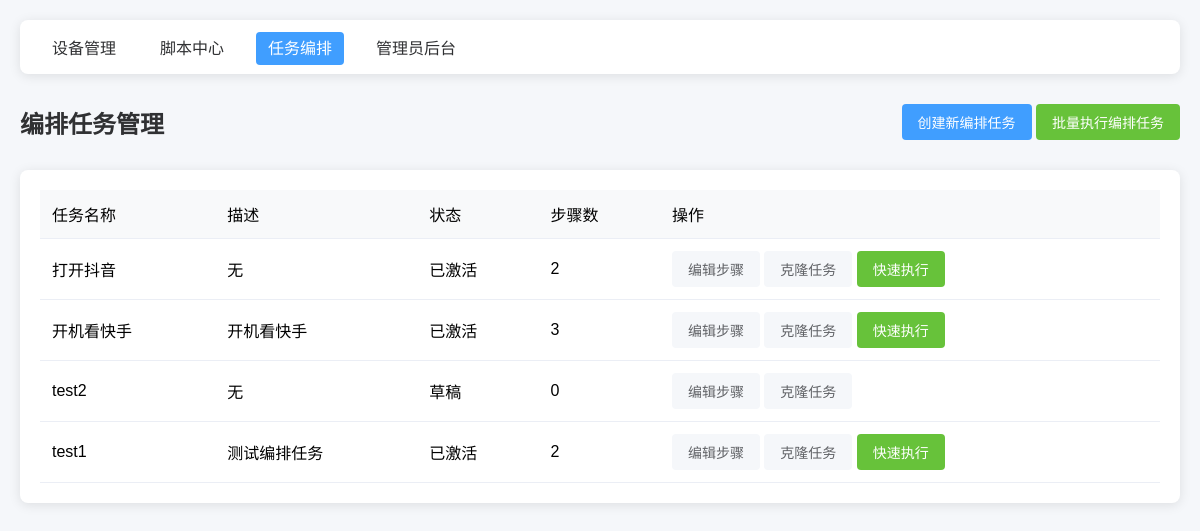
Page /task_orchestration/list/ on the earlier database version.
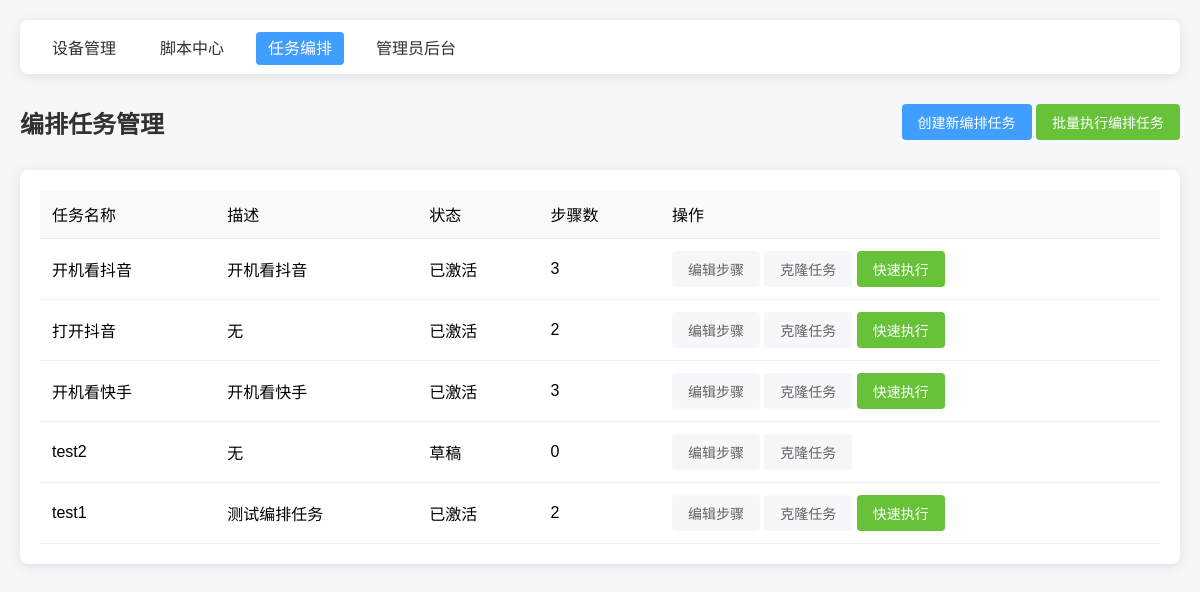
Same page on the later database version.
### task_orchestration/models.py (models this page shows, shortened)
class OrchestrationTask(models.Model):
    TASK_STATUS = (
        ("draft", "草稿"),
        ("active", "已激活"),
        ("disabled", "已禁用"),
    )
    name = models.CharField("编排任务名称", max_length=100, unique=True)
    description = models.TextField("描述", blank=True, null=True)
    status = models.CharField("状态", max_length=20, choices=TASK_STATUS, default="draft")
    create_time = models.DateTimeField("创建时间", default=timezone.now)
    update_time = models.DateTimeField("更新时间", auto_now=True)
    class Meta:
        verbose_name = "编排任务"
        verbose_name_plural = "编排任务管理"
        ordering = ["-create_time"]

### task_orchestration/views.py (the view)
# urls.py: path('list/', views.OrchestrationListView.as_view(), name='list'),
class OrchestrationListView(View):
    def get(self, request):
        tasks = OrchestrationTask.objects.all()
        return render(request, "task_orchestration/list.html", {
            "tasks": tasks,
            "page_title": "编排任务管理"
        })

### task_orchestration/templates/task_orchestration/list.html (shortened to what this page needs)
{% extends 'base.html' %}
{% load static %}
{% block page_header %}
    <div class="page-header">
        <h1>{{ page_title }}</h1>
        <div class="btn-group">
            <a href="{% url 'task_orchestration:create' %}" class="btn btn-primary">创建新编排任务</a>
            <a href="{% url 'task_orchestration:execute_orchestration' %}" class="btn btn-success">批量执行编排任务</a>
        </div>
    </div>
{% endblock %}
{% block content %}
    <div class="card">
        <table>
            <thead>
            <tr>
                <th>任务名称</th>
                <th>描述</th>
                <th>状态</th>
                <th>步骤数</th>
                <th>操作</th>
            </tr>
            </thead>
            <tbody>
            {% for task in tasks %}
                <tr>
                    <td>{{ task.name }}</td>
                    <td>{{ task.description|default:"无" }}</td>
                    <td>{{ task.get_status_display }}</td>
                    <td>{{ task.steps.count }}</td>
                    <td>
                        <a href="{% url 'task_orchestration:edit_steps' task.id %}" class="btn btn-default">编辑步骤</a>
                        <a href="{% url 'task_orchestration:clone' task.id %}" class="btn btn-default">克隆任务</a>
                        {% if task.status == 'active' %}
                            <button onclick="executeOrchestration({{ task.id }})" class="btn btn-success">快速执行
                            </button>
                        {% endif %}
                    </td>
                </tr>
            {% empty %}
                <tr>
                    <td colspan="5" class="text-center">暂无编排任务</td>
                </tr>
            {% endfor %}
            </tbody>
        </table>
    </div>
{% endblock %}

Differences in the rows shown:
added OrchestrationTask: name "开机看抖音", description "开机看抖音", status "已激活", steps.count "3"
